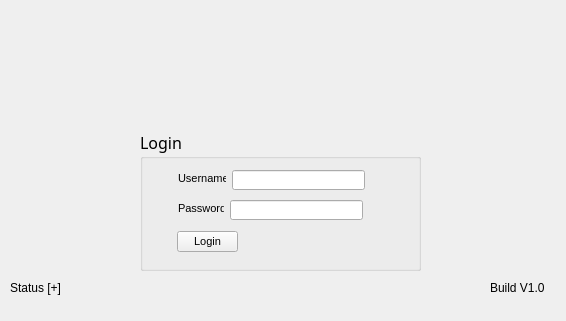
<?xml version="1.0" encoding="UTF-8"?>
<ui version="4.0">
 <class>Login</class>
 <widget class="QMainWindow" name="Login">
  <property name="geometry">
   <rect>
    <x>0</x>
    <y>0</y>
    <width>566</width>
    <height>321</height>
   </rect>
  </property>
  <property name="maximumSize">
   <size>
    <width>574</width>
    <height>355</height>
   </size>
  </property>
  <property name="windowTitle">
   <string>Login</string>
  </property>
  <widget class="QWidget" name="centralWidget">
   <widget class="QLabel" name="label_pic">
    <property name="geometry">
     <rect>
      <x>0</x>
      <y>-20</y>
      <width>581</width>
      <height>371</height>
     </rect>
    </property>
    <property name="minimumSize">
     <size>
      <width>581</width>
      <height>371</height>
     </size>
    </property>
    <property name="maximumSize">
     <size>
      <width>581</width>
      <height>371</height>
     </size>
    </property>
    <property name="text">
     <string/>
    </property>
   </widget>
   <widget class="QGroupBox" name="groupBox">
    <property name="geometry">
     <rect>
      <x>140</x>
      <y>130</y>
      <width>281</width>
      <height>141</height>
     </rect>
    </property>
    <property name="font">
     <font>
      <family>Wernicke Schwabacher</family>
      <pointsize>12</pointsize>
     </font>
    </property>
    <property name="title">
     <string>Login</string>
    </property>
    <widget class="QPushButton" name="pushButton">
     <property name="geometry">
      <rect>
       <x>37</x>
       <y>101</y>
       <width>61</width>
       <height>21</height>
      </rect>
     </property>
     <property name="font">
      <font>
       <family>MS Shell Dlg 2</family>
       <pointsize>8</pointsize>
      </font>
     </property>
     <property name="text">
      <string>Login</string>
     </property>
    </widget>
    <widget class="QLineEdit" name="lineEdit_username">
     <property name="geometry">
      <rect>
       <x>92</x>
       <y>40</y>
       <width>133</width>
       <height>20</height>
      </rect>
     </property>
     <property name="font">
      <font>
       <family>MS Shell Dlg 2</family>
       <pointsize>8</pointsize>
      </font>
     </property>
     <property name="focusPolicy">
      <enum>Qt::StrongFocus</enum>
     </property>
    </widget>
    <widget class="QLabel" name="label_username">
     <property name="geometry">
      <rect>
       <x>38</x>
       <y>40</y>
       <width>48</width>
       <height>16</height>
      </rect>
     </property>
     <property name="font">
      <font>
       <family>MS Shell Dlg 2</family>
       <pointsize>8</pointsize>
      </font>
     </property>
     <property name="text">
      <string>Username</string>
     </property>
    </widget>
    <widget class="QLabel" name="label_password">
     <property name="geometry">
      <rect>
       <x>38</x>
       <y>70</y>
       <width>46</width>
       <height>16</height>
      </rect>
     </property>
     <property name="font">
      <font>
       <family>MS Shell Dlg 2</family>
       <pointsize>8</pointsize>
      </font>
     </property>
     <property name="text">
      <string>Password</string>
     </property>
    </widget>
    <widget class="QLineEdit" name="lineEdit_password">
     <property name="geometry">
      <rect>
       <x>90</x>
       <y>70</y>
       <width>133</width>
       <height>20</height>
      </rect>
     </property>
     <property name="font">
      <font>
       <family>MS Shell Dlg 2</family>
       <pointsize>8</pointsize>
      </font>
     </property>
     <property name="echoMode">
      <enum>QLineEdit::Password</enum>
     </property>
    </widget>
   </widget>
   <widget class="QLabel" name="label_status">
    <property name="geometry">
     <rect>
      <x>10</x>
      <y>280</y>
      <width>221</width>
      <height>16</height>
     </rect>
    </property>
    <property name="text">
     <string>Status [+]</string>
    </property>
   </widget>
   <widget class="QLabel" name="label_Build">
    <property name="geometry">
     <rect>
      <x>490</x>
      <y>280</y>
      <width>61</width>
      <height>16</height>
     </rect>
    </property>
    <property name="text">
     <string>Build V1.0</string>
    </property>
   </widget>
  </widget>
  <widget class="QMenuBar" name="menuBar">
   <property name="geometry">
    <rect>
     <x>0</x>
     <y>0</y>
     <width>566</width>
     <height>21</height>
    </rect>
   </property>
  </widget>
 </widget>
 <layoutdefault spacing="6" margin="11"/>
 <resources/>
 <connections>
  <connection>
   <sender>lineEdit_password</sender>
   <signal>returnPressed()</signal>
   <receiver>pushButton</receiver>
   <slot>click()</slot>
   <hints>
    <hint type="sourcelabel">
     <x>296</x>
     <y>210</y>
    </hint>
    <hint type="destinationlabel">
     <x>207</x>
     <y>242</y>
    </hint>
   </hints>
  </connection>
  <connection>
   <sender>lineEdit_username</sender>
   <signal>returnPressed()</signal>
   <receiver>pushButton</receiver>
   <slot>click()</slot>
   <hints>
    <hint type="sourcelabel">
     <x>298</x>
     <y>180</y>
    </hint>
    <hint type="destinationlabel">
     <x>207</x>
     <y>242</y>
    </hint>
   </hints>
  </connection>
 </connections>
</ui>
